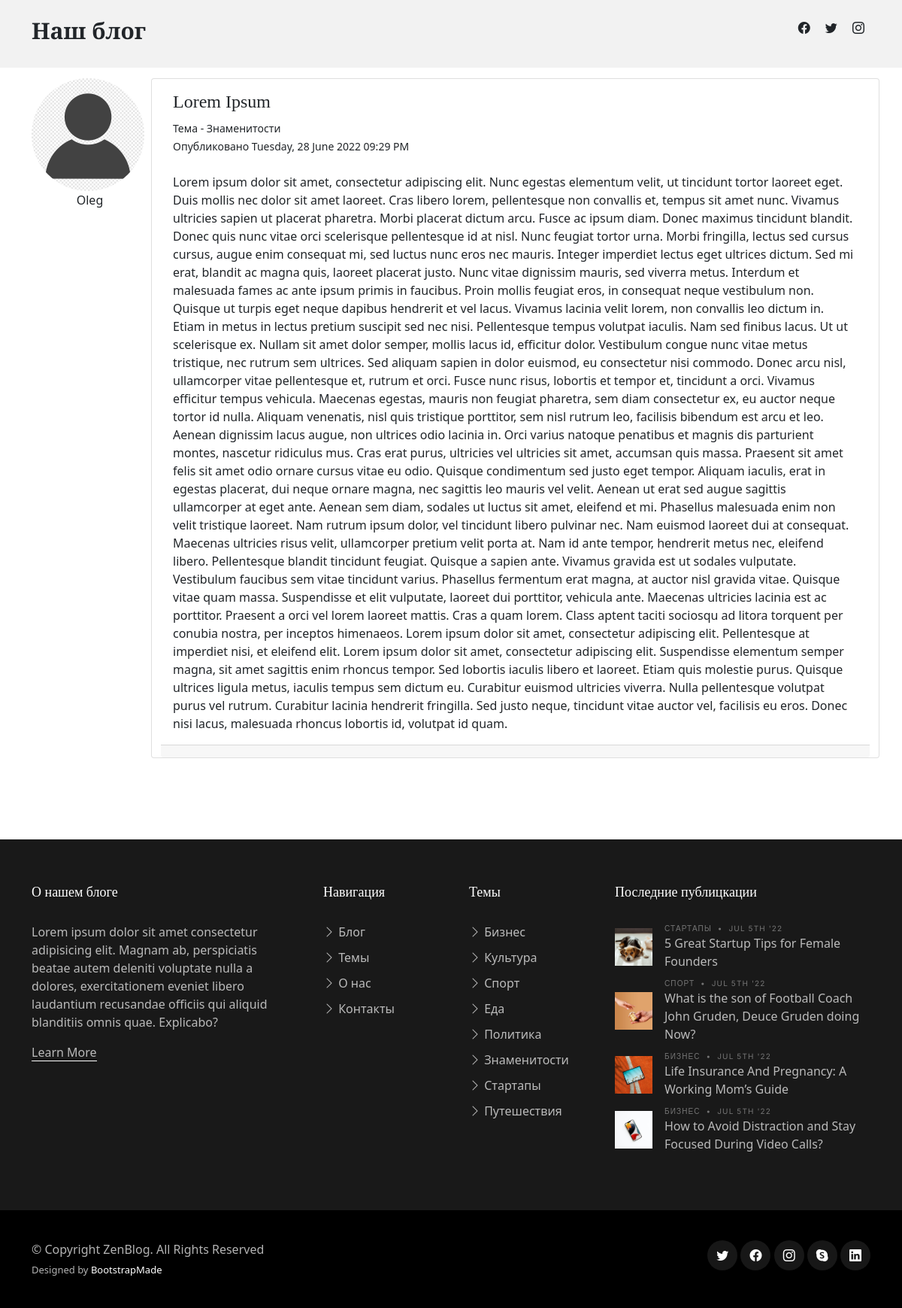
Screenshot of /post/8 with the database file from the repository.
### flask_blog/models.py (models this page shows, shortened)
class User(db.Model, UserMixin):
    id = db.Column(db.Integer, primary_key=True)
    username = db.Column(db.String(20), unique=True, nullable=False)
    email = db.Column(db.String(120), unique=True, nullable=False)
    avatar = db.Column(db.String(20), nullable=True, default='user_default.png')
    password = db.Column(db.String(60), nullable=False)
    posts = db.relationship('Post', backref='author', lazy=True)
    admin = db.Column(db.Boolean(), default=False)

class Post(db.Model):
    id = db.Column(db.Integer, primary_key=True)
    title = db.Column(db.String(100), nullable=False)
    date_posted = db.Column(db.DateTime, nullable=False, default=datetime.utcnow)
    content = db.Column(db.Text, nullable=False)
    user_id = db.Column(db.Integer, db.ForeignKey('user.id'), nullable=False)
    category_id = db.Column(db.Integer, db.ForeignKey('category.id'), nullable=False)

class Category(db.Model):
    id = db.Column(db.Integer, primary_key=True)
    name = db.Column(db.String(20), unique=True, nullable=False)
    description = db.Column(db.String(60), nullable=False)
    posts = db.relationship('Post', backref='category', lazy=True)

### flask_blog/posts/routes.py (the view)
@posts.route("/post/<int:post_id>")
def post(post_id):
    post = Post.query.get_or_404(post_id)
    return render_template('post.html', title=post.title, post=post)

### flask_blog/templates/post.html (shortened to what this page needs)
{% extends "base.html" %}
{% block content %}
    <section id="posts" class="posts">
        <div class="container mt-5" style="display: flex;">
            <article class="media mt-3 me-3" style="display: flex; flex-direction: column;">
                <img class="rounded-circle article-img" style="margin-right: 5px;"
                     src="{{ url_for('static', filename='profile_pics/' + post.author.avatar) }}">
                <a class="mr-2" href="{{ url_for('users.user_posts', username=post.author.username) }}"
                   style="margin: 0 auto">{{ post.author.username }}</a>
            </article>
            <div class="row mt-3 mb-5">
                <div class="card" style="margin-bottom: 20px;">
                    <div class="card-body">
                        <h4 class="card-title">{{ post.title }}</h4>
                        <small>Тема - {{ post.category.name }}</small>
                        <br>
                        <small>Опубликовано {{ post.date_posted.strftime('%A, %d %B %Y %I:%M %p') }}</small>
                        <br>
                        <br>
                        <p class="card-text">{{ post.content }}</p>
                    </div>
                    <div class="card-footer" style="font-size: 20px;">
                    </div>
                </div>
            </div>
        </div>
    </section>
{% endblock %}

### flask_blog/static/css/variables.css (style rules this page uses)
:root { --font-default: 'EB Garamond', system-ui, -apple-system, "Segoe UI", Roboto, "Helvetica Neue", Arial, "Noto Sans", "Liberation Sans", sans-serif, "Apple Color Emoji", "Segoe UI Emoji", "Segoe UI Symbol", "Noto Color Emoji"; --font-primary: 'EB Garamond', serif; --font-secondary: 'Inter', sans-serif; --color-default: #212529; --color-default-rgb: 33, 37, 41; --color-links: #212529; --color-links-hover: #15171a; --color-primary: #212529; --color-primary-light: #26282c; --color-primary-dark: #0b0c0e; --color-primary-rgb: 33, 37, 41; --color-primary-light-rgb: 38, 40, 44; --color-primary-dark-rgb: 11, 12, 14; --color-secondary: #596d80; --color-secondary-light: #8498aa; --color-secondary-dark: #404f5c; --color-secondary-rgb: 89, 109, 128; --color-secondary-light-rgb: 132, 152, 170; --color-secondary-dark-rgb: 64, 79, 92; --color-blue: #0d6efd; --color-blue-rgb: 13, 110, 253; --color-indigo: #6610f2; --color-indigo-rgb: 102, 16, 242; --color-purple: #6f42c1; --color-purple-rgb: 111, 66, 193; --color-pink: #f3268c; --color-pink-rgb: 243, 38, 140; --color-red: #df1529; --color-red-rgb: 223, 21, 4; --color-orange: #fd7e14; --color-orange-rgb: 253, 126, 20; --color-yellow: #ffc107; --color-yellow-rgb: 255, 193, 7; --color-green: #059652; --color-green-rgb: 5, 150, 82; --color-teal: #20c997; --color-teal-rgb: 32, 201, 151; --color-cyan: #0dcaf0; --color-cyan-rgb: 13, 202, 240; --color-white: #ffffff; --color-white-rgb: 255, 255, 255; --color-gray: #6c757d; --color-gray-rgb: 108, 117, 125; --color-black: #000000; --color-black-rgb: 0, 0, 0; }
:root { --bs-blue: var(--color-blue); --bs-indigo: var(--color-indigo); --bs-purple: var(--color-purple); --bs-pink: var(--color-pink); --bs-red: var(--color-red); --bs-orange: var(--color-orange); --bs-yellow: var(--color-yellow); --bs-green: var(--color-green); --bs-teal: var(--color-teal); --bs-cyan: var(--color-cyan); --bs-white: var(--color-white); --bs-gray: var(--color-gray); --bs-gray-dark: #343a40; --bs-gray-100: #f8f9fa; --bs-gray-200: #e9ecef; --bs-gray-300: #dee2e6; --bs-gray-400: #ced4da; --bs-gray-500: #adb5bd; --bs-gray-600: #6c757d; --bs-gray-700: #495057; --bs-gray-800: #343a40; --bs-gray-900: #212529; --bs-primary: var(--color-blue); --bs-secondary: var(--color-blue); --bs-success: #198754; --bs-info: #0dcaf0; --bs-warning: #ffc107; --bs-danger: #dc3545; --bs-light: #f8f9fa; --bs-dark: #212529; --bs-primary-rgb: var(--color-primary-rgb); --bs-secondary-rgb: var(--color-secondary-rgb); --bs-success-rgb: 25, 135, 84; --bs-info-rgb: 13, 202, 240; --bs-warning-rgb: 255, 193, 7; --bs-danger-rgb: 220, 53, 69; --bs-light-rgb: 248, 249, 250; --bs-dark-rgb: 33, 37, 41; --bs-white-rgb: var(--color-white-rgb); --bs-black-rgb: var(--color-black-rgb); --bs-body-color-rgb: var(--color-default-rgb); --bs-body-bg-rgb: 255, 255, 255; --bs-font-sans-serif: var(--font-default); --bs-font-monospace: SFMono-Regular, Menlo, Monaco, Consolas, "Liberation Mono", "Courier New", monospace; --bs-gradient: linear-gradient(180deg, rgba(255, 255, 255, 0.15), rgba(255, 255, 255, 0)); --bs-body-font-family: var(--font-default); --bs-body-font-size: 1rem; --bs-body-font-weight: 400; --bs-body-line-height: 1.5; --bs-body-color: var(--color-default); --bs-body-bg: #fff; }

### flask_blog/static/css/main.css (style rules this page uses)
:root { scroll-behavior: smooth; }
body { color: rgba(var(--color-primary-rgb), 1); }
a { color: var(--color-links); text-decoration: none; }
h1, h2, h3, h4, h5, h6 { font-family: var(--font-primary); }
section { padding: 40px 0; overflow: hidden; }
section { scroll-margin-top: 70px; }

### rows the page displays
User: avatar (placeholder picture), author.username "Oleg"
Post: title "Lorem Ipsum", date_posted "Tuesday, 28 June 2022 09:29 PM", content "Lorem ipsum dolor sit amet, consectetur adipiscing elit. Nunc egestas elementum velit, ut tincidunt tortor laoreet eget. Duis mollis nec dolor sit amet laoreet. Cras libero lorem, pellentesque non convallis et, tempus sit amet nunc. Vivamus ultricies sapien ut placerat pharetra. Morbi placerat dictum arcu. Fusce ac ipsum diam. Donec maximus tincidunt blandit. Donec quis nunc vitae orci scelerisque pellentesque id at nisl. Nunc feugiat tortor urna. Morbi fringilla, lectus sed cursus cursus, augue enim consequat mi, sed luctus nunc eros nec mauris. Integer imperdiet lectus eget ultrices dictum. Sed mi erat, blandit ac magna quis, laoreet placerat justo. Nunc vitae dignissim mauris, sed…"
Category: category.name "Знаменитости"
